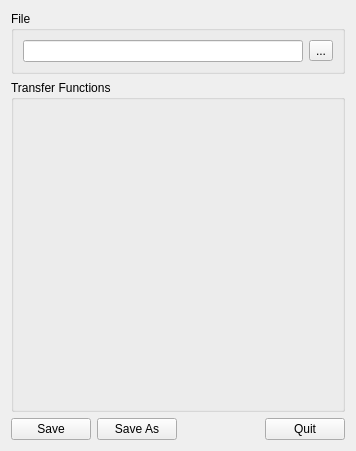
<?xml version="1.0" encoding="UTF-8"?>
<ui version="4.0">
 <class>GvQTransferFunctionEditor</class>
 <widget class="QWidget" name="GvQTransferFunctionEditor">
  <property name="geometry">
   <rect>
    <x>0</x>
    <y>0</y>
    <width>356</width>
    <height>451</height>
   </rect>
  </property>
  <property name="windowTitle">
   <string>Transfer Function Editor</string>
  </property>
  <layout class="QGridLayout" name="gridLayout">
   <item row="0" column="0" colspan="4">
    <widget class="QGroupBox" name="groupBox_2">
     <property name="sizePolicy">
      <sizepolicy hsizetype="Preferred" vsizetype="Fixed">
       <horstretch>0</horstretch>
       <verstretch>0</verstretch>
      </sizepolicy>
     </property>
     <property name="title">
      <string>File</string>
     </property>
     <layout class="QHBoxLayout" name="horizontalLayout">
      <item>
       <widget class="QLineEdit" name="_filenameLineEdit">
        <property name="readOnly">
         <bool>true</bool>
        </property>
       </widget>
      </item>
      <item>
       <widget class="QToolButton" name="_loadToolButton">
        <property name="toolTip">
         <string>Open a Qtfe transfer function's file.</string>
        </property>
        <property name="text">
         <string>...</string>
        </property>
       </widget>
      </item>
     </layout>
    </widget>
   </item>
   <item row="1" column="0" colspan="4">
    <widget class="QGroupBox" name="_transferFunctionGroupBox">
     <property name="title">
      <string>Transfer Functions</string>
     </property>
    </widget>
   </item>
   <item row="2" column="0">
    <widget class="QPushButton" name="_savePushButton">
     <property name="text">
      <string>Save</string>
     </property>
    </widget>
   </item>
   <item row="2" column="1">
    <widget class="QPushButton" name="_saveAsPushButton">
     <property name="text">
      <string>Save As</string>
     </property>
    </widget>
   </item>
   <item row="2" column="2">
    <spacer name="horizontalSpacer_2">
     <property name="orientation">
      <enum>Qt::Horizontal</enum>
     </property>
     <property name="sizeHint" stdset="0">
      <size>
       <width>92</width>
       <height>20</height>
      </size>
     </property>
    </spacer>
   </item>
   <item row="2" column="3">
    <widget class="QPushButton" name="_quitPushButton">
     <property name="text">
      <string>Quit</string>
     </property>
    </widget>
   </item>
  </layout>
 </widget>
 <resources/>
 <connections/>
</ui>
